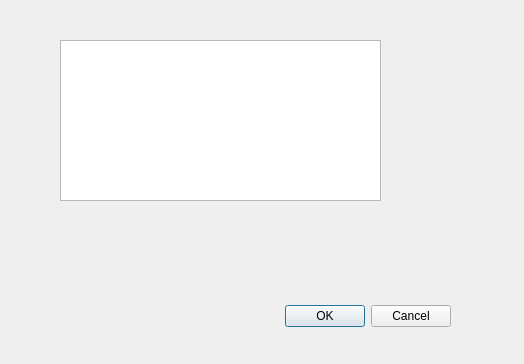
<?xml version="1.0" encoding="UTF-8"?>
<ui version="4.0">
 <class>LoadProfileDialog</class>
 <widget class="QDialog" name="LoadProfileDialog">
  <property name="geometry">
   <rect>
    <x>0</x>
    <y>0</y>
    <width>524</width>
    <height>364</height>
   </rect>
  </property>
  <property name="windowTitle">
   <string>Dialog</string>
  </property>
  <widget class="QDialogButtonBox" name="buttonBox">
   <property name="geometry">
    <rect>
     <x>110</x>
     <y>300</y>
     <width>341</width>
     <height>32</height>
    </rect>
   </property>
   <property name="orientation">
    <enum>Qt::Horizontal</enum>
   </property>
   <property name="standardButtons">
    <set>QDialogButtonBox::Cancel|QDialogButtonBox::Ok</set>
   </property>
  </widget>
  <widget class="QTableView" name="tableView">
   <property name="geometry">
    <rect>
     <x>60</x>
     <y>40</y>
     <width>321</width>
     <height>161</height>
    </rect>
   </property>
  </widget>
 </widget>
 <resources/>
 <connections>
  <connection>
   <sender>buttonBox</sender>
   <signal>accepted()</signal>
   <receiver>LoadProfileDialog</receiver>
   <slot>accept()</slot>
   <hints>
    <hint type="sourcelabel">
     <x>248</x>
     <y>254</y>
    </hint>
    <hint type="destinationlabel">
     <x>157</x>
     <y>274</y>
    </hint>
   </hints>
  </connection>
  <connection>
   <sender>buttonBox</sender>
   <signal>rejected()</signal>
   <receiver>LoadProfileDialog</receiver>
   <slot>reject()</slot>
   <hints>
    <hint type="sourcelabel">
     <x>316</x>
     <y>260</y>
    </hint>
    <hint type="destinationlabel">
     <x>286</x>
     <y>274</y>
    </hint>
   </hints>
  </connection>
 </connections>
</ui>
